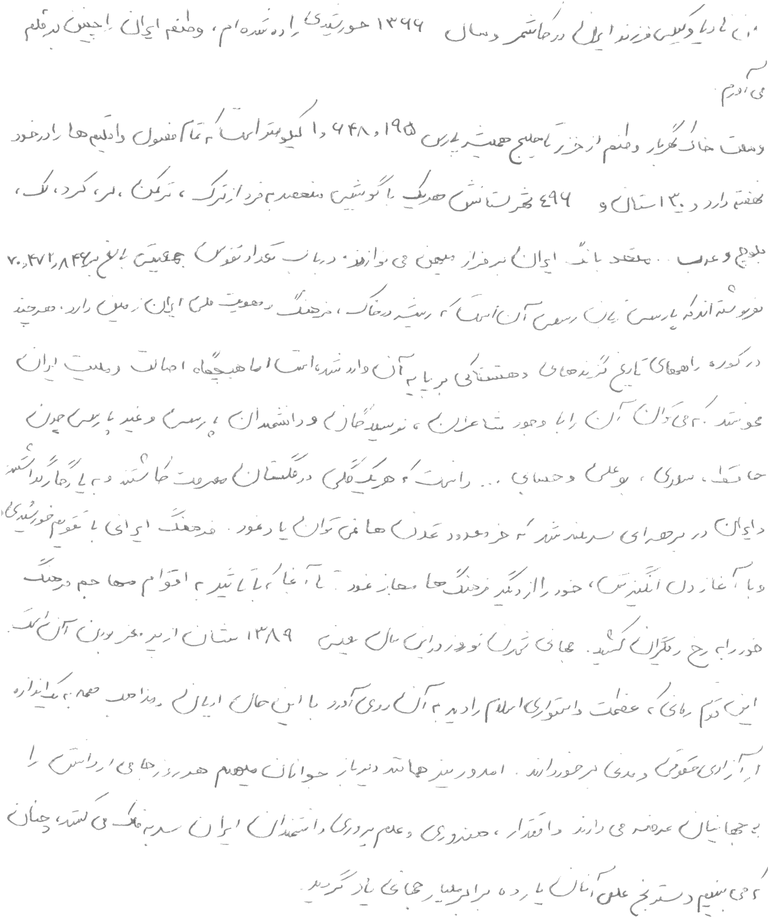
#> input picture db/ID00013_GL.tif, 769 x 918 px, shrunk from 1989 x 2376 before the run
$ python program.py db/ID00013_GL.tif
#> lines starting #> are read from the running program, lines starting #| are printed output that depends on the picture; after the words box and inside, x2 and y2 are one past the last pixel; in counts of white or black regions, pixels touching at a corner belong together
import os
import sys

from skimage import io, color, filters, morphology, measure

# Get the input file name from the command line arguments
file = sys.argv[1] if len(sys.argv) == 2 else None

# Check the input file
if file is None or not os.path.isfile(file):
    print('$ python program.py <input_file>')
    print('Please enter a valid file path!')
    exit(1)

# Read the input image file
image_input = io.imread(file)
#> image_input is the input picture: shape (918, 769); min 97, max 255, mean 250.6

# Find a threshold for the image to convert it into binary
threshold = filters.threshold_otsu(image_input)
#> threshold = 210

# Convert the gray image into binary image
binary_image = image_input < threshold
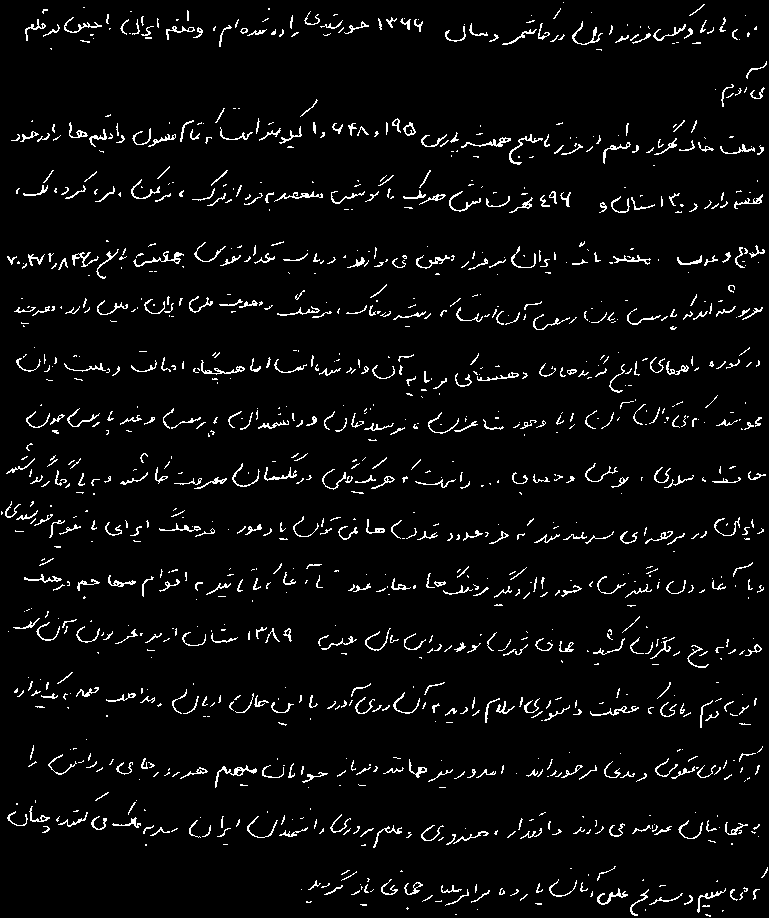
#> binary_image: shape (918, 769) bool; 4.2% white in thin lines or dots

# Create a structuring element for morphology process
kernel = morphology.rectangle(15, 80)

# Perform dilation on the binary image
dilated_image = morphology.dilation(binary_image, kernel)
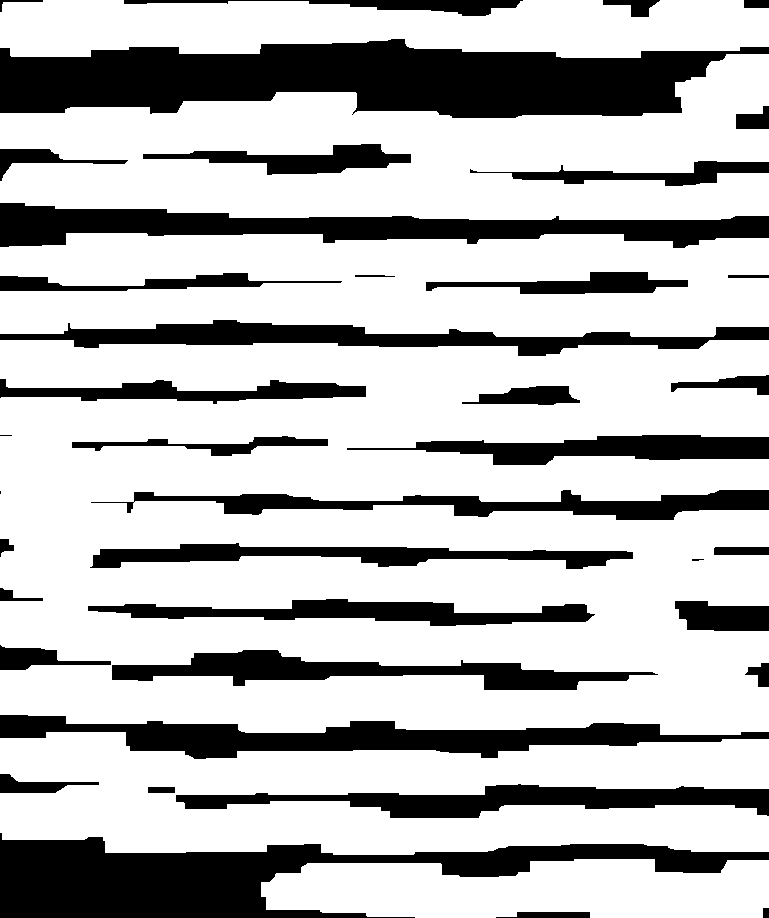
#> dilated_image: shape (918, 769) bool; 73% white; 40 black regions (3 under 20 px), largest, box (x1, y1, x2, y2) and area: (0, 39, 769, 118) 40582, (0, 833, 769, 918) 28001, (0, 203, 769, 248) 17038

# Perform erosion on the dilated image
eroded_image = morphology.erosion(dilated_image, kernel)
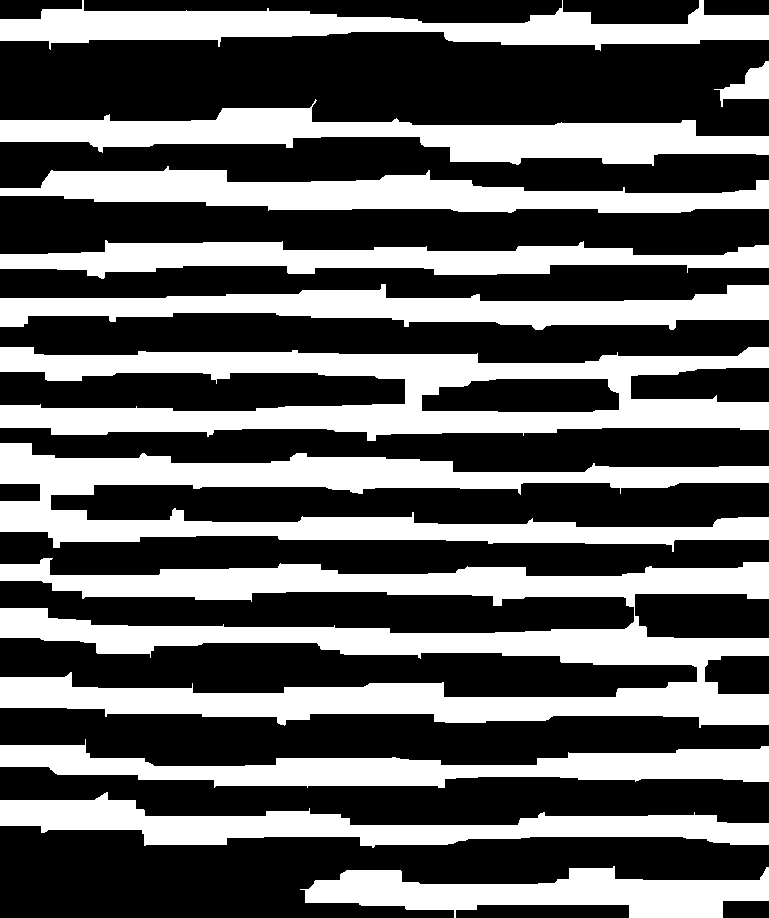
#> eroded_image: shape (918, 769) bool; 38.5% white; 12 white regions

# Find connected regions in the image
labeled_image = morphology.label(eroded_image)
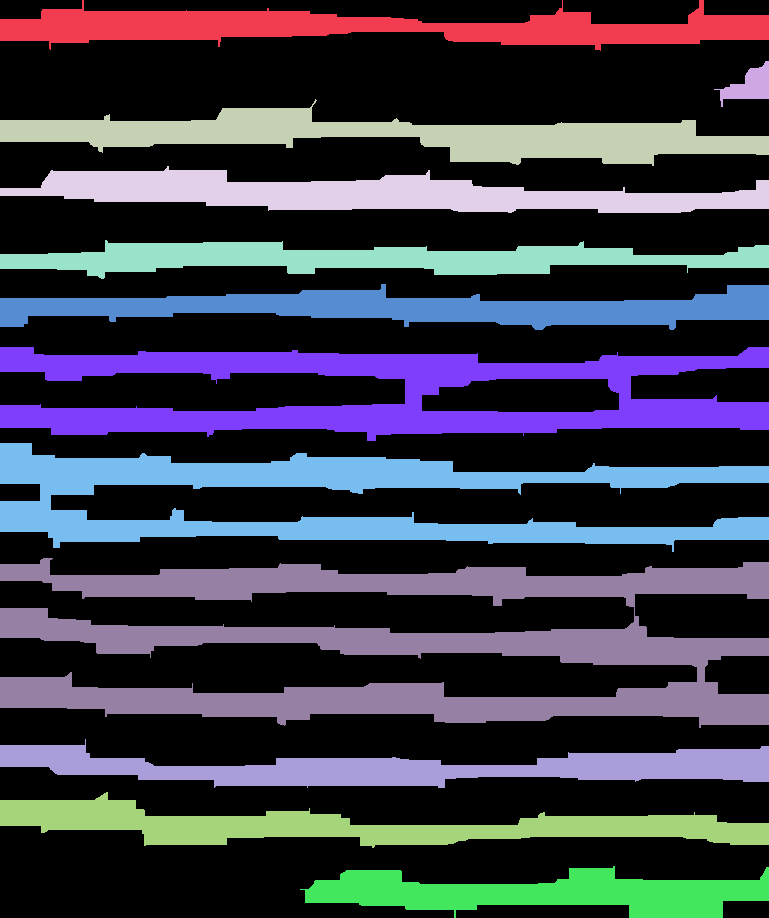
#> labeled_image: shape (918, 769) int32; 13 distinct labels, from 0 to 12; one colour per label, 0 black

# Find the coordinates for each region
regions = measure.regionprops(labeled_image)
#> regions = 12 regions; largest, box (x1, y1, x2, y2) and area: (0, 558, 769, 728) 58747, (0, 347, 769, 441) 35806, (0, 443, 769, 552) 34548, (0, 99, 769, 166) 21006, (0, 166, 769, 213) 19149

# Create a rgb copy of the input image
output_image = color.gray2rgb(image_input)

# Demonstrate the detected regions on the image with red rectangles
for region in regions:
    height, width = kernel.shape
    min_row, min_col, max_row, max_col = region.bbox
    # Ignore regions that are smaller than the kernel
    if max_row - min_row < height or max_col - min_col < width:
        continue
    red = [255, 0, 0]
    output_image[min_row:max_row, min_col] = red
    output_image[min_row:max_row, max_col - 1] = red
    output_image[min_row, min_col:max_col] = red
    output_image[max_row - 1, min_col:max_col] = red
#> this loop made 12 passes
#> (min_row, min_col, max_row) on passes 1 to 8: (0, 0, 51), (61, 714, 107), (99, 0, 166), (166, 0, 213), (240, 0, 279), (284, 0, 330), (347, 0, 441), (443, 0, 552)
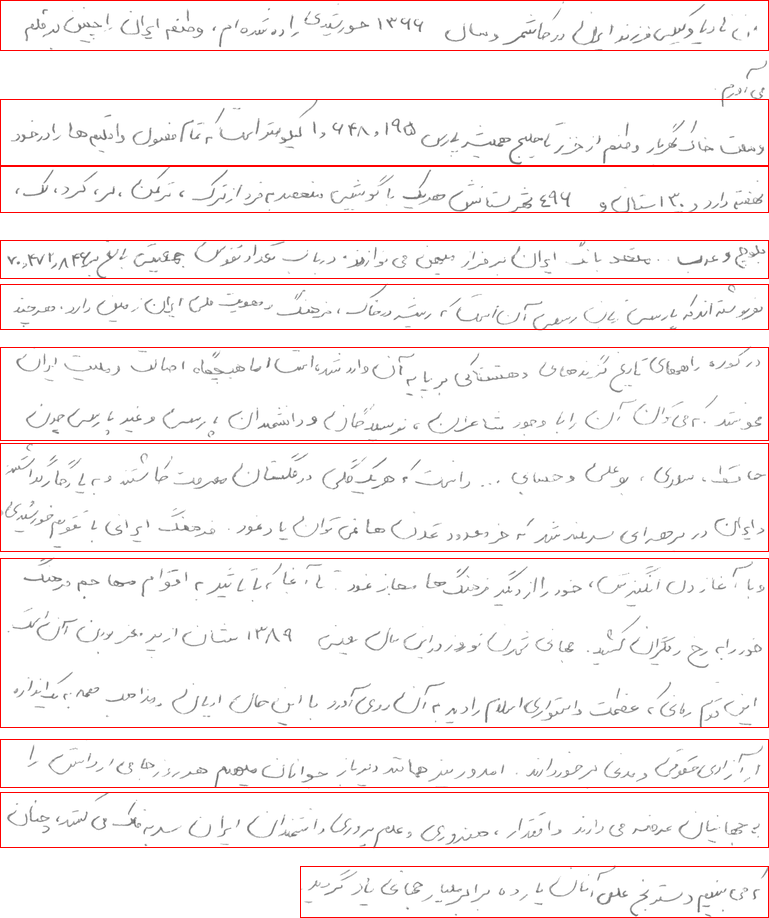
#> output_image: shape (918, 769, 3); 2.53% of pixels changed, all inside (x1, y1, x2, y2) = (0, 0, 769, 918)

# Save the output image
io.imsave('output.png', output_image)

$ run again, on db/ID00325_GL.tif
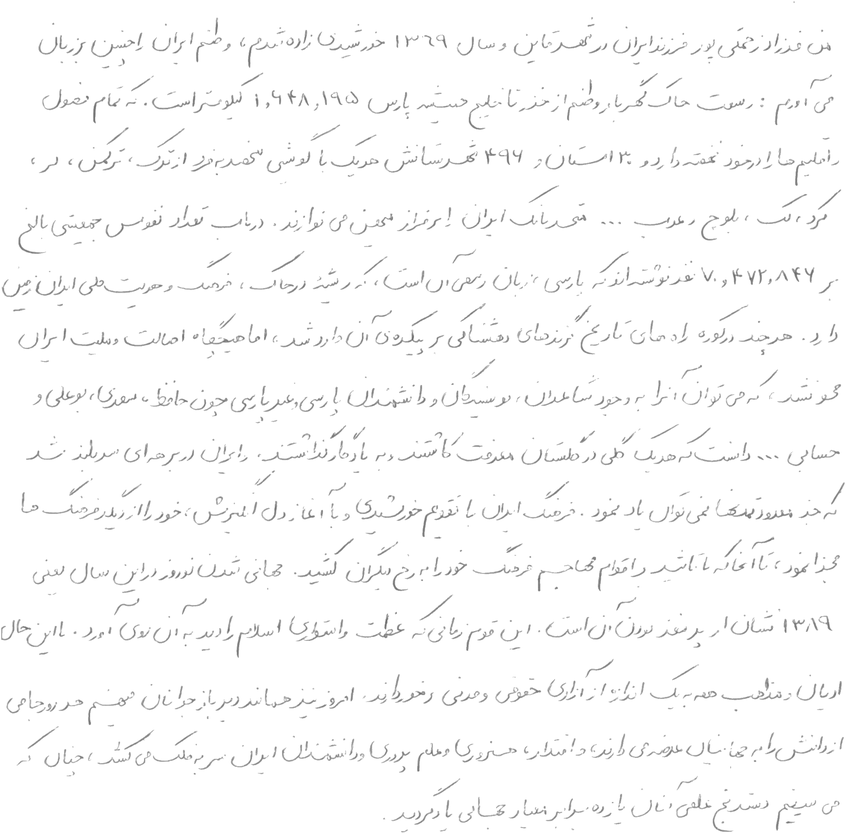
#> input picture db/ID00325_GL.tif, 846 x 834 px, shrunk from 1980 x 1952 before the run
#> image_input is the input picture: shape (834, 846); min 96, max 255, mean 250.3
#> threshold = 212
#> binary_image: shape (834, 846) bool; 4.6% white in thin lines or dots
#> dilated_image: shape (834, 846) bool; 80.3% white; 57 black regions (4 under 20 px), largest, box (x1, y1, x2, y2) and area: (0, 768, 407, 834) 20645, (0, 0, 846, 35) 15433, (0, 639, 846, 684) 15138
#> eroded_image: shape (834, 846) bool; 44.3% white; 5 white regions (1 under 20 px)
#> `labeled_image = morphology.label(eroded_image)`:
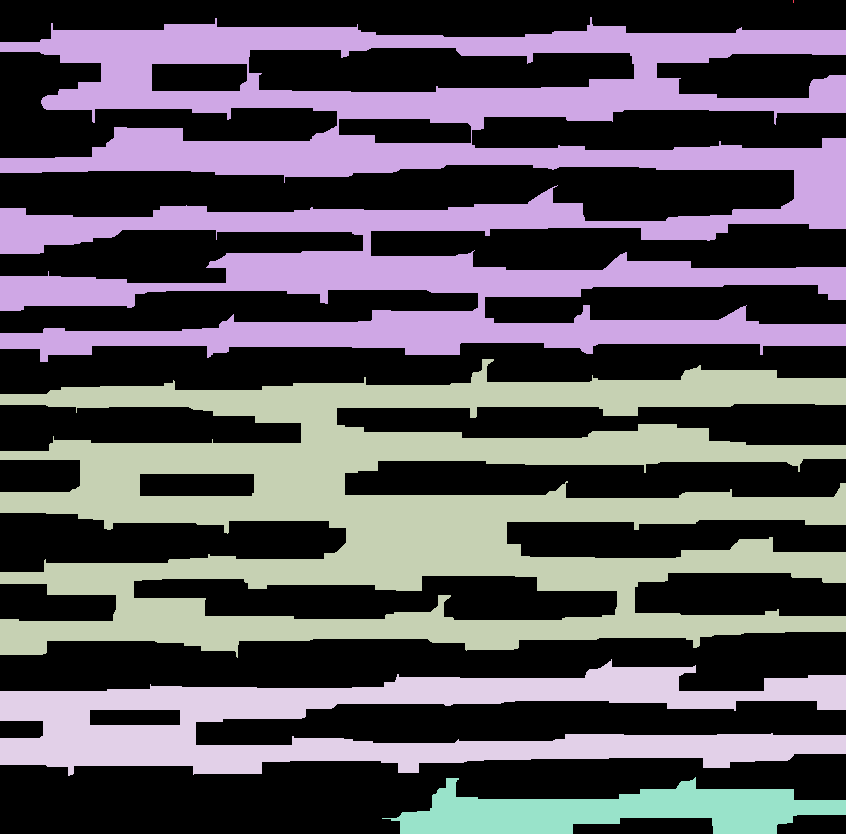
#> labeled_image: shape (834, 846) int32; 6 distinct labels, from 0 to 5; one colour per label, 0 black
#> regions = 5 regions; box (x1, y1, x2, y2) and area: (0, 17, 846, 362) 130641, (0, 359, 846, 658) 122752, (0, 659, 846, 776) 45149, (382, 777, 846, 834) 14262, (793, 0, 794, 3) 3
#> the loop `for region in regions:` made 5 passes
#> (min_row, min_col, max_row, max_col) on passes 1 to 5: (0, 793, 3, 794), (17, 0, 362, 846), (359, 0, 658, 846), (659, 0, 776, 846), (777, 382, 834, 846)
#> after the loop `for region in regions:`:
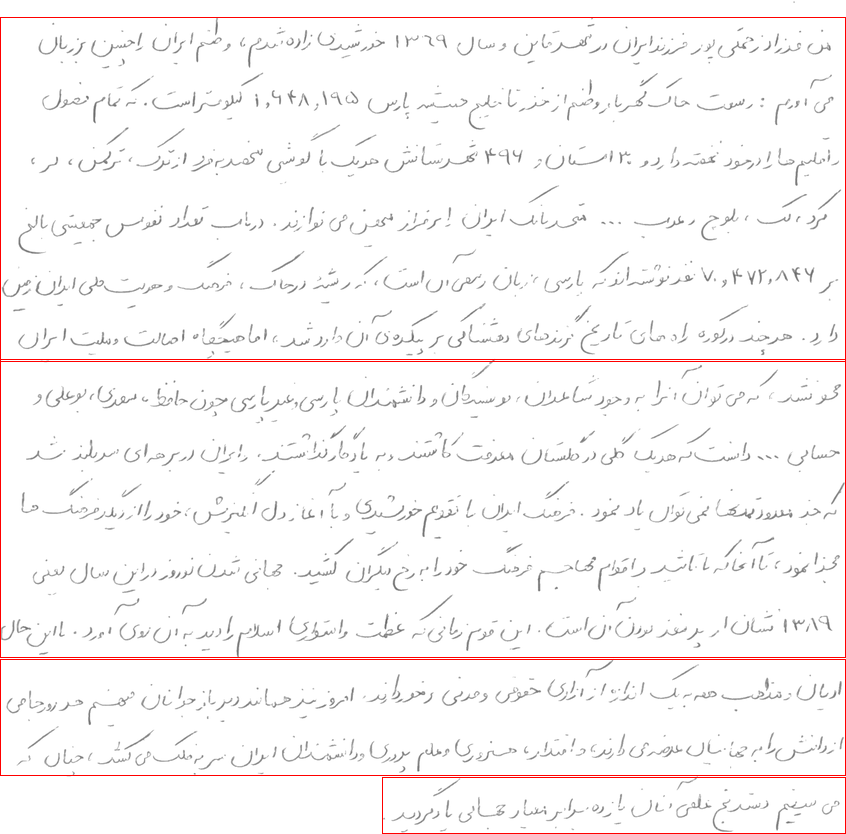
#> output_image: shape (834, 846, 3); 1.08% of pixels changed, all inside (x1, y1, x2, y2) = (0, 17, 846, 834)

$ run again, on db/ID00433_GL.tif
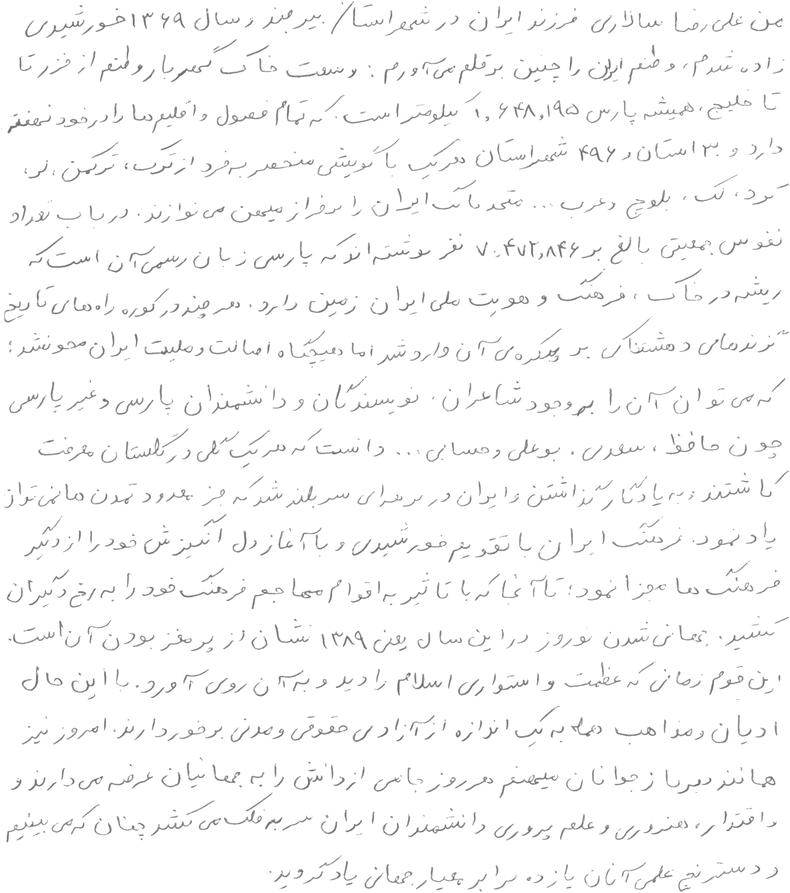
#> input picture db/ID00433_GL.tif, 790 x 893 px, shrunk from 1983 x 2240 before the run
#> image_input is the input picture: shape (893, 790); min 98, max 255, mean 249.4
#> threshold = 207
#> binary_image: shape (893, 790) bool; 5.1% white in thin lines or dots
#> dilated_image: shape (893, 790) bool; 85.9% white; 67 black regions (5 under 20 px), largest, box (x1, y1, x2, y2) and area: (0, 834, 790, 893) 18107, (0, 745, 790, 766) 6507, (293, 601, 790, 625) 4915
#> eroded_image: shape (893, 790) bool; 47% white; 4 white regions
#> `labeled_image = morphology.label(eroded_image)`:
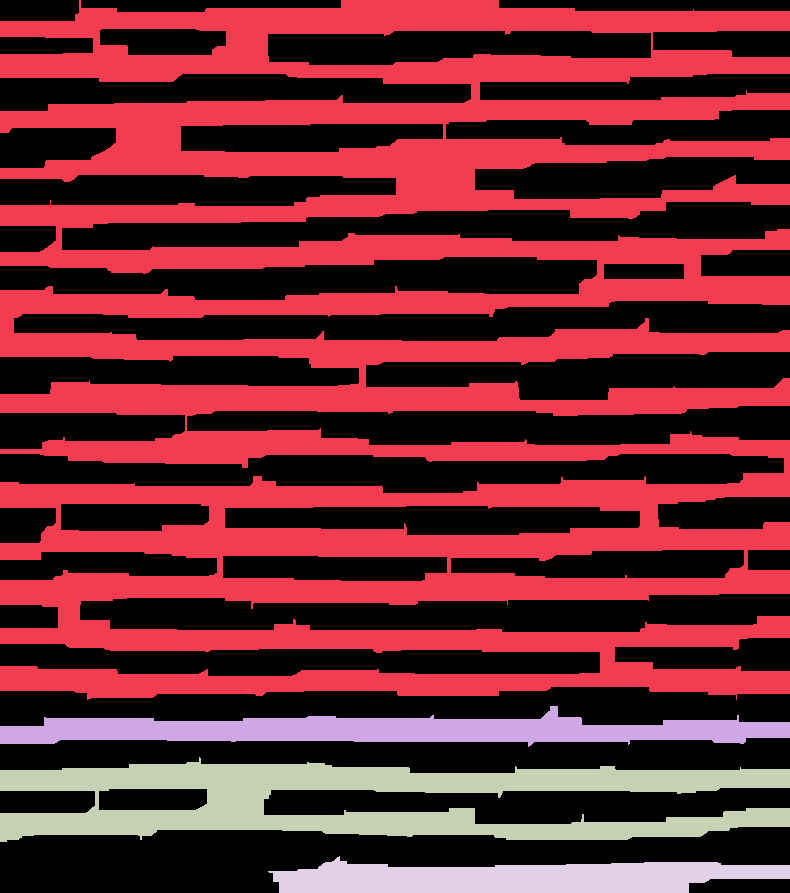
#> labeled_image: shape (893, 790) int32; 5 distinct labels, from 0 to 4; one colour per label, 0 black
#> regions = 4 regions; box (x1, y1, x2, y2) and area: (0, 0, 790, 700) 266509, (0, 757, 790, 842) 34881, (0, 706, 790, 747) 16976, (268, 856, 790, 893) 13118
#> the loop `for region in regions:` made 4 passes
#> (min_row, min_col, max_row) on passes 1 to 4: (0, 0, 700), (706, 0, 747), (757, 0, 842), (856, 268, 893)
#> after the loop `for region in regions:`:
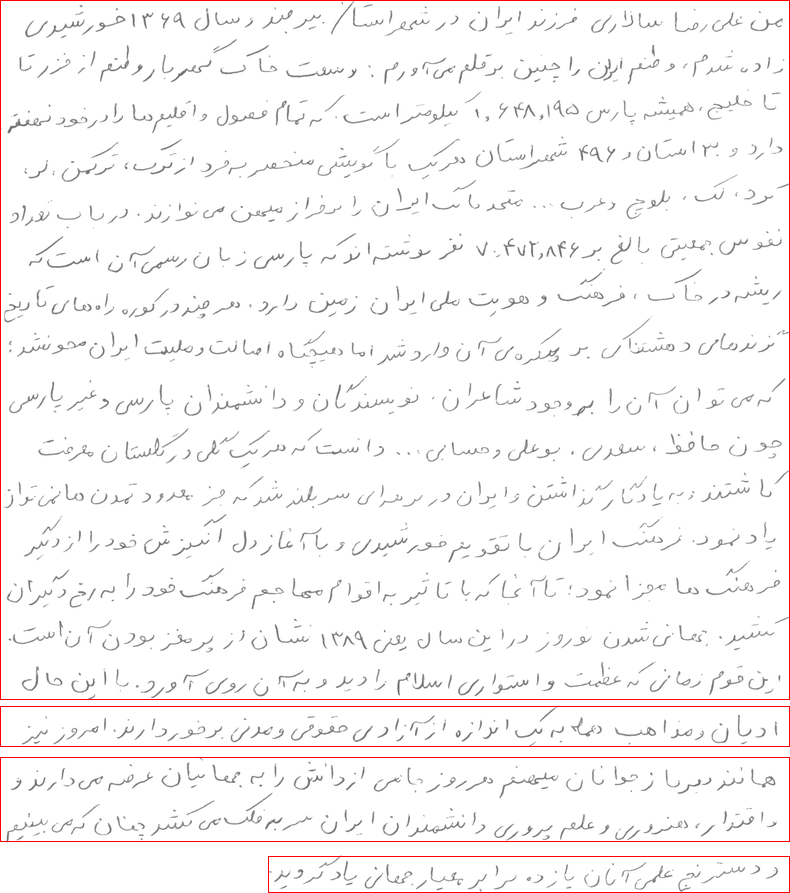
#> output_image: shape (893, 790, 3); 1.06% of pixels changed, all inside (x1, y1, x2, y2) = (0, 0, 790, 893)
